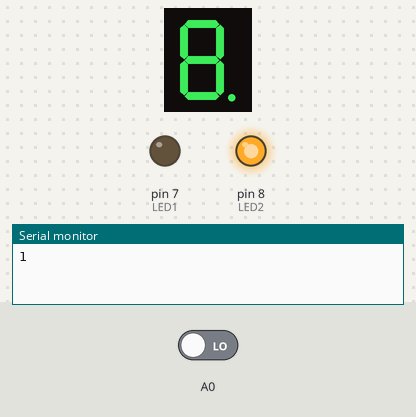
Recording of a program running on a simulated Arduino Nano, built with avr-gcc and run on an emulated ATmega328P. Parts: 1-digit seven-segment display, output pins drawn as LEDs (lit = HIGH), the last lines printed to the serial monitor. Wiring (inferred from the names in the program): 1-digit 7-segment display, segments lit when LOW: segments A5, A2, pin 3, pin 5, pin 6, A4, A3, pin 2. Inputs (shaded band) come from the test bench; at power-on: A0 LOW. The segment pins are drawn as the display they are named for; pins used as bus, display or sensor lines are not drawn.

Above: at 0.01 s.
At 0.41 s:
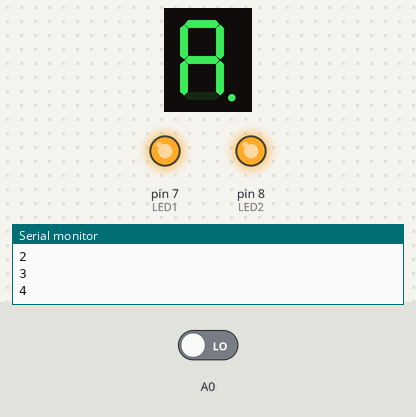
At 0.91 s:
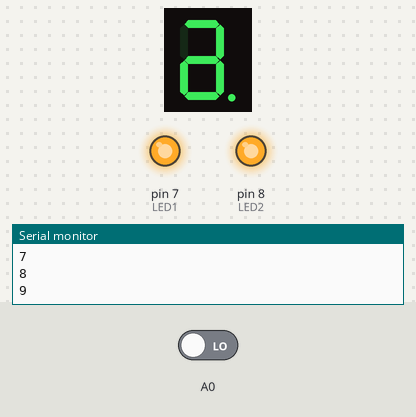
Timing chart, 0 to 2.4 s (numbered marks = the images above):
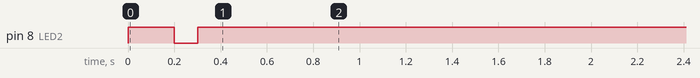

The program:

main.cpp
```cpp
#include <Arduino.h>


const int COMMON_CATHODE = 1;
const int COMMON_ANODE   = 2;

// SET YOUR DISPLAY TYPE HERE
const int LED_DISPLAY_TYPE = COMMON_CATHODE;

// Uncomment the following #define if you want to check the 7-segment display
// and 2 signalling LEDs
// Leave it commented out if you want to run the tuner.

//#define LED_TEST

// LED OUTPUT PINS
int LED1 = 7;
int LED2 = 8;

// 9 segment display output pins
int LEDE = 6;
int LEDD = 5;
int LEDC = 3;
int LEDDP = 2;
int LEDB = A2;
int LEDA = A5;
int LEDF = A4;
int LEDG = A3;

// Data storage variables
volatile int impulse_cnt;
unsigned long last_read_time;
int frequency;


// Decode led pattern and switch on/off the leds
void setLeds(String segments) {
    digitalWrite(LED1,  segments[0] ==  '1' ? LOW : HIGH);
    digitalWrite(LED2,  segments[2] ==  '1' ? LOW : HIGH);
  if (LED_DISPLAY_TYPE == COMMON_CATHODE) {
    digitalWrite(LEDE,  segments[3] ==  '0' ? LOW : HIGH);
    digitalWrite(LEDD,  segments[4] ==  '0' ? LOW : HIGH);
    digitalWrite(LEDC,  segments[5] ==  '0' ? LOW : HIGH);
    digitalWrite(LEDDP, segments[6] ==  '0' ? LOW : HIGH);
    digitalWrite(LEDB,  segments[7] ==  '0' ? LOW : HIGH);
    digitalWrite(LEDA,  segments[8] ==  '0' ? LOW : HIGH);
    digitalWrite(LEDF,  segments[9] ==  '0' ? LOW : HIGH);
    digitalWrite(LEDG,  segments[10] == '0' ? LOW : HIGH);
  } else {
    digitalWrite(LEDE,  segments[3] ==  '1' ? LOW : HIGH);
    digitalWrite(LEDD,  segments[4] ==  '1' ? LOW : HIGH);
    digitalWrite(LEDC,  segments[5] ==  '1' ? LOW : HIGH);
    digitalWrite(LEDDP, segments[6] ==  '1' ? LOW : HIGH);
    digitalWrite(LEDB,  segments[7] ==  '1' ? LOW : HIGH);
    digitalWrite(LEDA,  segments[8] ==  '1' ? LOW : HIGH);
    digitalWrite(LEDF,  segments[9] ==  '1' ? LOW : HIGH);
    digitalWrite(LEDG,  segments[10] == '1' ? LOW : HIGH);
  }
}

#define NR_COLUMNS 14

const int frequencyTable[] = {
  // Note, this table contains frequency values multiplied by 10
  // so that one decimal value is included.
  // A4 which in an equal tempered scale is at 440 Hz, is represented by 4400 in the table.
  //format:
  //low start C0, low end C0, low start C1, low end C1, ...
  //perfect start C0, perfect end C0, perfect start C1, perfect end C1, ...
  //high start C0, high end C0, high start C1, high end C1, ...

  158, 161, 318, 323,  636,  650, 1272, 1302, 2550, 2590, 5155,  5170, 10180, 10320, //C
  161, 165, 323, 330,  650,  660, 1302, 1315, 2590, 2640, 5170,  5300, 10320, 10730,
  165, 168, 330, 336,  660,  674, 1315, 1350, 2640, 2690, 5300,  5400, 10730, 11000,
  168, 171, 336, 345,  674,  689, 1350, 1378, 2690, 2750, 5420,  5500, 0,     0, // C#
  171, 175, 345, 351,  689,  698, 1378, 1392, 2750, 2800, 5490,  5591, 0,     0,
  175, 178, 351, 356,  698,  714, 1392, 1429, 2800, 2855, 5581,  5700, 0,     0,
  178, 181, 356, 364,  714,  731, 1429, 1461, 2855, 2923, 5700,  5830, 0,     0, // D
  181, 185, 364, 370,  731,  741, 1461, 1475, 2923, 2955, 5820,  5930, 0,     0,
  185, 188, 370, 377,  741,  756, 1475, 1512, 2955, 3020, 5920,  6080, 0,     0,
  181, 192, 377, 386,  756,  776, 1512, 1548, 3020, 3090, 6080,  6190, 0,     0, // D#
  192, 196, 386, 392,  776,  785, 1548, 1563, 3090, 3125, 6180,  6300, 0,     0,
  196, 201, 392, 400,  785,  799, 1563, 1602, 3125, 3200, 6290,  6440, 0,     0,
  201, 203, 400, 408,  799,  816, 1602, 1640, 3200, 3270, 6440,  6550, 0,     0, // E
  203, 208, 408, 415,  816,  829, 1640, 1656, 3270, 3330, 6540,  6660, 0,     0,
  208, 212, 415, 423,  829,  844, 1656, 1700, 3330, 3400, 6650,  6850, 0,     0,
  212, 215, 423, 432,  844,  866, 1700, 1738, 3400, 3475, 6850,  6930, 0,     0, // F0
  215, 220, 432, 442,  866,  880, 1738, 1753, 3475, 3490, 6920,  7040, 0,     0,
  220, 224, 442, 448,  880,  900, 1753, 1800, 3490, 3600, 7030,  7180, 0,     0,
  224, 229, 448, 460,  900,  918, 1800, 1842, 3600, 3680, 7180,  7340, 0,     0, // F#0
  229, 234, 460, 468,  918,  932, 1742, 1858, 3680, 3730, 7330,  7460, 0,     0,
  234, 239, 468, 476,  932,  955, 1858, 1915, 3730, 3820, 7450,  7630, 0,     0,
  239, 242, 476, 487,  955,  973, 1915, 1953, 3820, 3900, 7763,  7800, 0,     0, // G0
  242, 247, 487, 494,  973,  988, 1953, 1968, 3900, 3950, 7790,  7910, 0,     0,
  247, 252, 494, 505,  988, 1005, 1968, 2020, 3950, 4030, 7900,  8100, 0,     0,
  252, 257, 505, 516, 1005, 1031, 2020, 2068, 4030, 4110, 8100,  8270, 0,     0, // G#0
  257, 261, 516, 525, 1031, 1045, 2068, 2085, 4110, 4180, 8260,  8390, 0,     0,
  261, 266, 525, 538, 1045, 1075, 2085, 2155, 4180, 4265, 8380,  8570, 0,     0,
  266, 273, 538, 546, 1075, 1093, 2155, 2190, 4265, 4385, 8570,  8730, 0,     0, // A0
  273, 277, 546, 555, 1093, 1117, 2190, 2210, 4385, 4480, 8720,  8880, 0,     0,
  277, 283, 555, 567, 1117, 1137, 2210, 2285, 4480, 4560, 8870,  9050, 0,     0,
  283, 288, 567, 578, 1137, 1158, 2285, 2320, 4560, 4630, 9050,  9250, 0,     0, // A#0
  288, 293, 578, 587, 1158, 1172, 2320, 2342, 4630, 4705, 9240,  9410, 0,     0,
  293, 300, 585, 600, 1172, 1190, 2342, 2410, 4705, 4800, 9400,  9580, 0,     0,
  300, 306, 600, 612, 1190, 1222, 2410, 2460, 4800, 4895, 9580,  9800, 0,     0, // B0
  306, 312, 612, 623, 1222, 1237, 2460, 2482, 4895, 4950, 9790,  9990, 0,     0,
  312, 318, 623, 636, 1237, 1272, 2482, 2550, 4950, 5055, 9980, 10180, 0,     0
};

void testNote(int tableIndex, String pattern) {
  boolean condition = false;
  // Find an interval of frequencies which includes the measured frequency.
  for (int i = tableIndex * NR_COLUMNS; i < tableIndex * NR_COLUMNS + NR_COLUMNS; i += 2) {
    if ((frequencyTable[i] > 0) && (frequencyTable[i] < frequency) && (frequency < frequencyTable[i + 1])) {
      condition = true;
      break; // Exit the loop as soon as there is a match.
    }
  }
  // If any of the conditions turns out to be true,
  // switch on the corresponding LEDs.
  if (condition == true) setLeds(pattern);
}

void testLedsIndividually(int delayTime) {
  setLeds(F("10000000000"));
  Serial.println(F("1"));
  delay(delayTime);
  setLeds(F("01000000000"));
  delay(delayTime);
  setLeds(F("00100000000"));
  Serial.println(F("2"));
  delay(delayTime);
  setLeds(F("00010000000"));
  Serial.println(F("3"));
  delay(delayTime);
  setLeds(F("00001000000"));
  Serial.println(F("4"));
  delay(delayTime);
  setLeds(F("00000100000"));
  Serial.println(F("5"));
  delay(delayTime);
  setLeds(F("00000010000"));
  Serial.println(F("6"));
  delay(delayTime);
  setLeds(F("00000001000"));
  Serial.println(F("7"));
  delay(delayTime);
  setLeds(F("00000000100"));
  Serial.println(F("8"));
  delay(delayTime);
  setLeds(F("00000000010"));
  Serial.println(F("9"));
  delay(delayTime);
  setLeds(F("00000000001"));
  Serial.println(F("10"));
  delay(delayTime);
  // Clear all leds of 9 segment display.
  setLeds(F("00000000000"));
  delay(delayTime);

}

void testMusicalChars(int delayTime) {
  setLeds(F("00011000110")); // C
  delay(delayTime);
  setLeds(F("00000000000"));
  delay(delayTime);
  setLeds(F("00011010110")); // C#
  delay(delayTime);
  setLeds(F("00000000000"));
  delay(delayTime);
  setLeds(F("00011101001")); // D
  delay(delayTime);
  setLeds(F("00000000000"));
  delay(delayTime);
  setLeds(F("00011111001")); // D#
  delay(delayTime);
  setLeds(F("00000000000"));
  delay(delayTime);
  setLeds(F("00011000111")); // E
  delay(delayTime);
  setLeds(F("00000000000"));
  delay(delayTime);
  setLeds(F("00010000111")); // F0
  delay(delayTime);
  setLeds(F("00000000000"));
  delay(delayTime);
  setLeds(F("00010010111")); // F0#
  delay(delayTime);
  setLeds(F("00000000000"));
  delay(delayTime);
  setLeds(F("00001101111")); // G0
  delay(delayTime);
  setLeds(F("00000000000"));
  delay(delayTime);
  setLeds(F("00001111111")); // G0#
  delay(delayTime);
  setLeds(F("00000000000"));
  delay(delayTime);
  setLeds(F("00010101111")); // A0
  delay(delayTime);
  setLeds(F("00000000000"));
  delay(delayTime);
  setLeds(F("00010111111")); // A0#
  delay(delayTime);
  setLeds(F("00000000000"));
  delay(delayTime);
  setLeds(F("00011101111")); // B0
  delay(delayTime);
  setLeds(F("00000000000"));
  delay(delayTime);
}

void checkNotes()
{
  // C

  testNote( 0, F("10011000110"));
  testNote( 1, F("01011000110"));
  testNote( 2, F("00111000110"));

  // C#

  testNote( 3, F("10011010110"));
  testNote( 4, F("01011010110"));
  testNote( 5, F("00111010110"));

  // D

  testNote( 6, F("10011101001"));
  testNote( 7, F("01011101001"));
  testNote( 8, F("00111101001"));

  // D#

  testNote( 9, F("10011111001"));
  testNote(10, F("01011111001"));
  testNote(11, F("00111111001"));

  // E

  testNote(12, F("10011000111"));
  testNote(13, F("01011000111"));
  testNote(14, F("00111000111"));

  // F0

  testNote(15, F("10010000111"));
  testNote(16, F("01010000111"));
  testNote(17, F("00110000111"));

  // F#0

  testNote(18, F("10010010111"));
  testNote(19, F("01010010111"));
  testNote(20, F("00110010111"));

  // G0

  testNote(21, F("10001101111"));
  testNote(22, F("01001101111"));
  testNote(23, F("00101101111"));

  // G#0

  testNote(24, F("10001111111"));
  testNote(25, F("01001111111"));
  testNote(26, F("00101111111"));

  // A0

  testNote(27, F("10010101111"));
  testNote(28, F("01010101111"));
  testNote(29, F("00110101111"));

  // A#0

  testNote(30, F("10011111111"));
  testNote(31, F("01011111111"));
  testNote(32, F("00111111111"));

  // B0

  testNote(33, F("10011101111"));
  testNote(34, F("01011101111"));
  testNote(35, F("00111101111"));

  // TOO HIGH FOR NOW

  if ((frequency > 10180) && (frequency < 100000))
  {
    setLeds(F("00000010000"));
  }
}

//Interrupt triggered by any change od digital state of A0
ISR(PCINT1_vect)
{
  if(digitalRead(A0)) impulse_cnt++; //impulse_cnt inctemented on rising edge
}

void setup() {

  PCICR |= B00000010; //enable PCINT Port C
  PCMSK1 |= B00000001; //unmask pin A0 (PCINT8)

  pinMode(LED1, OUTPUT);
  pinMode(LED2, OUTPUT);

  pinMode(LEDE, OUTPUT);
  pinMode(LEDD, OUTPUT);
  pinMode(LEDC, OUTPUT);
  pinMode(LEDDP, OUTPUT);
  pinMode(LEDB, OUTPUT);
  pinMode(LEDA, OUTPUT);
  pinMode(LEDF, OUTPUT);
  pinMode(LEDG, OUTPUT);

  Serial.begin(9600);

    impulse_cnt = 0;
    last_read_time = millis();

#ifndef LED_TEST
  testLedsIndividually(100);
  //testMusicalChars(100);
#endif
}


#ifdef LED_TEST
void loop() {
  testLedsIndividually(500);
  testMusicalChars(500);
}
#else
void loop() {

  if(impulse_cnt >= 100)
  {
    double curr_read_time = millis();
    double time = (curr_read_time - last_read_time) / impulse_cnt;
    frequency = 1.0 / (time/1000.0) * 10;

    impulse_cnt = 0;
    last_read_time = curr_read_time;

    checkNotes();
  }
}
#endif
```
